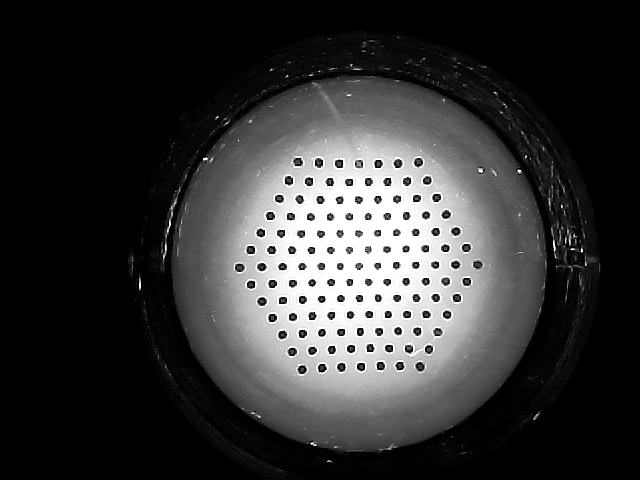
#> input picture difftactile/sensor_model/init.png, 640 x 480 px
$ python circle_draw.py
#> lines starting #> are read from the running program, lines starting #| are printed output that depends on the picture; after the words box and inside, x2 and y2 are one past the last pixel; in counts of white or black regions, pixels touching at a corner belong together
import cv2
import numpy as np

# Load the image
image_path = "init.png"
img = cv2.imread(image_path)
#> img is the input picture: shape (480, 640, 3); mean B, G, R 54.1, 54, 54.1

if img is None:
    raise ValueError(f"Failed to load image from {image_path}")

# Circle parameters
center = (359, 266)
radius = 189
color = (0, 255, 0)  # Green color in BGR
thickness = 2

# Draw the circle
cv2.circle(img, center, radius, color, thickness)
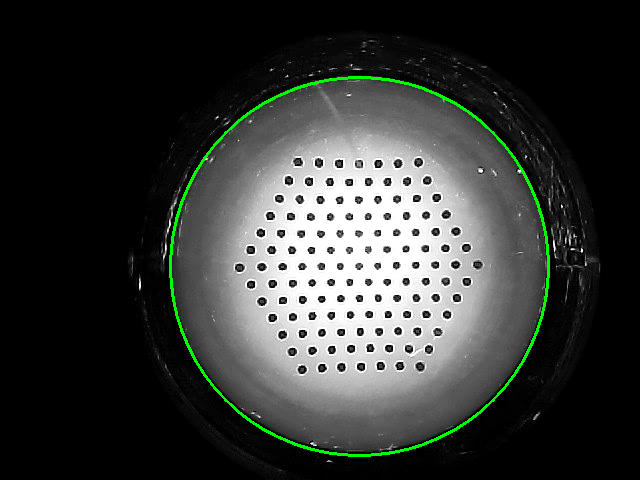
#> img: shape (480, 640, 3); 1.14% of pixels changed, all inside (x1, y1, x2, y2) = (169, 76, 550, 457)

# Draw the center point
center_point_radius = 3
center_point_color = (0, 0, 255)  # Red color in BGR
cv2.circle(img, center, center_point_radius, center_point_color, -1)  # -1 fills the circle
#> img: shape (480, 640, 3); 0.01% of pixels changed, all inside (x1, y1, x2, y2) = (356, 263, 363, 270)

# Display the image
cv2.imshow('Image with Circle', img)
cv2.waitKey(0)
cv2.destroyAllWindows()

# Optionally save the result
cv2.imwrite('init_with_circle.png', img)
